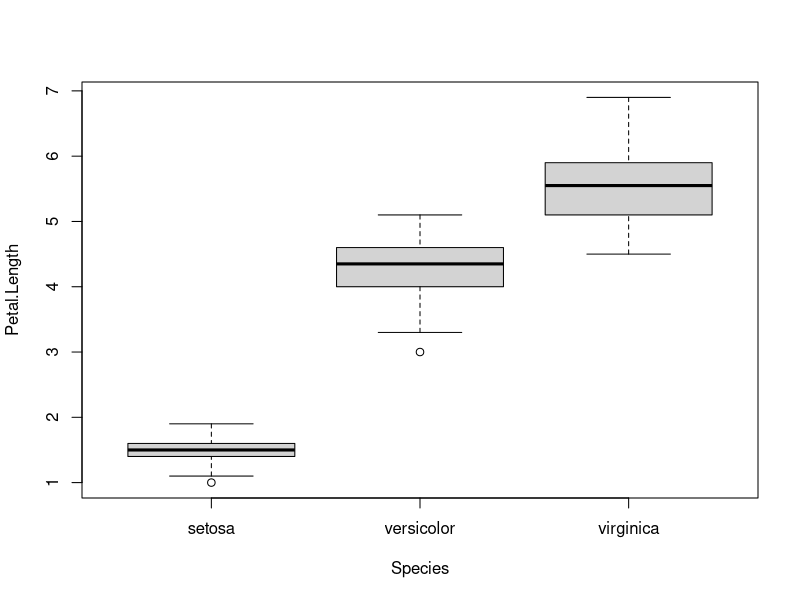
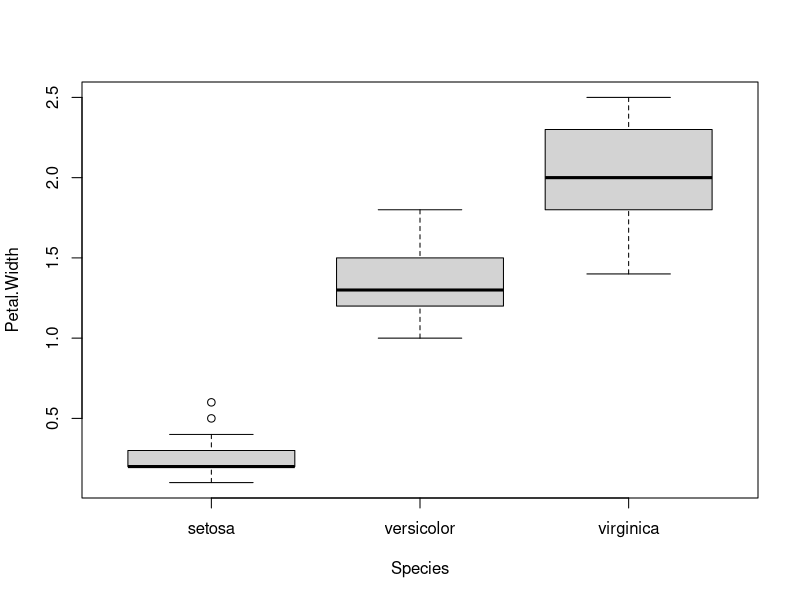
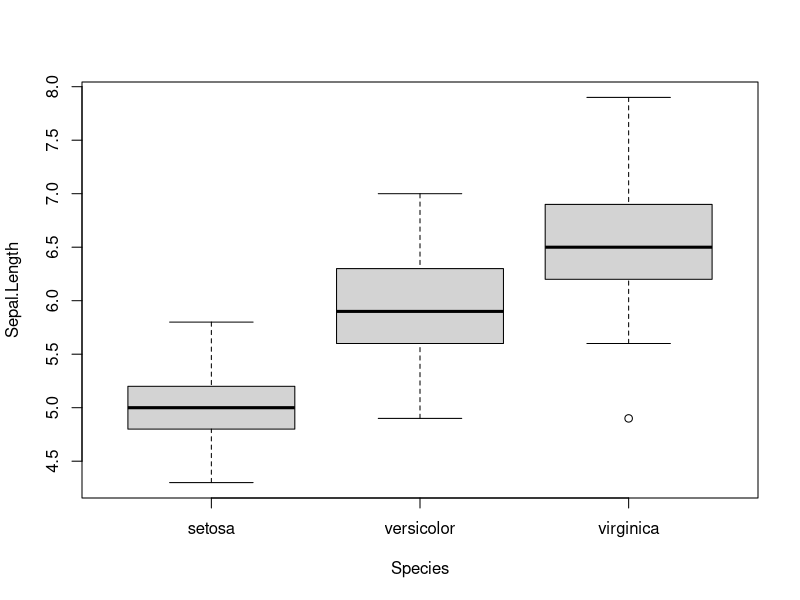
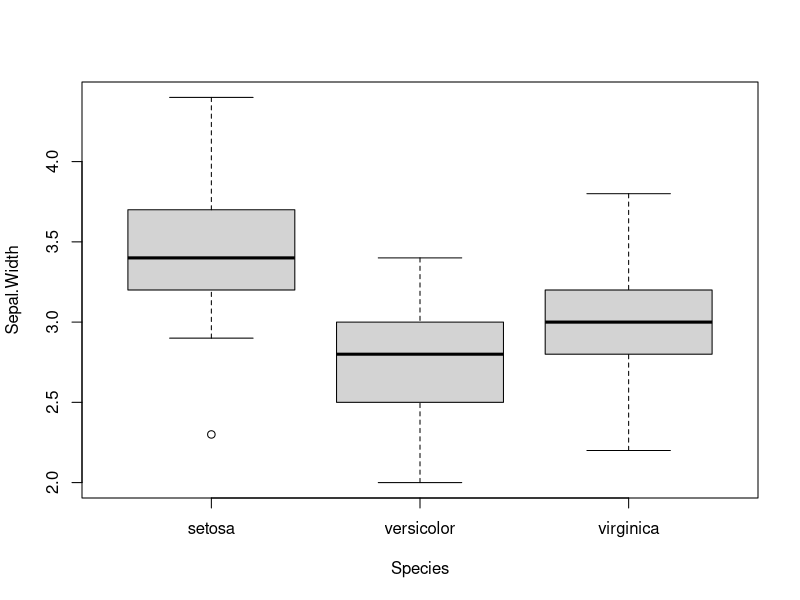
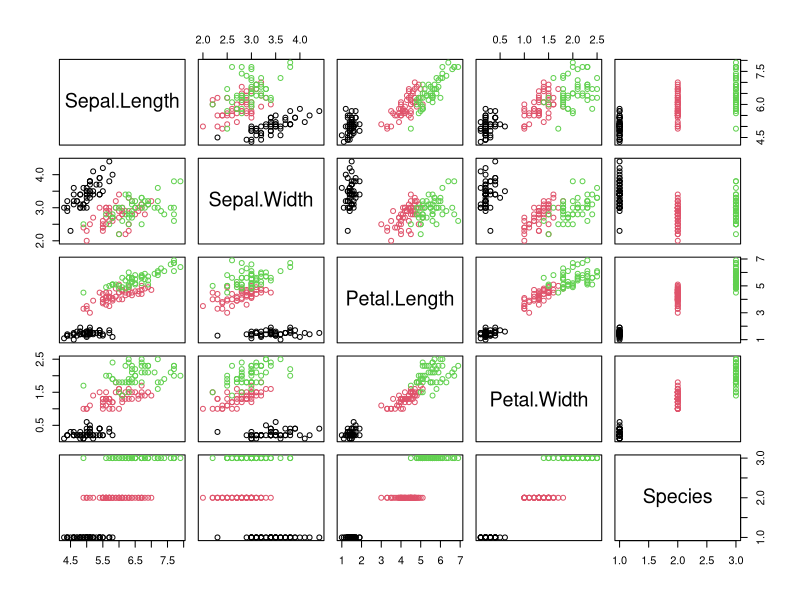
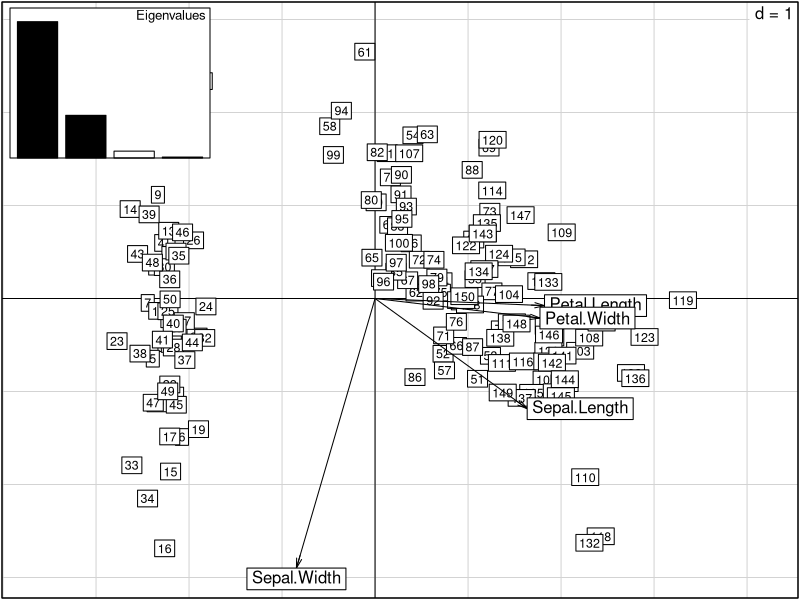
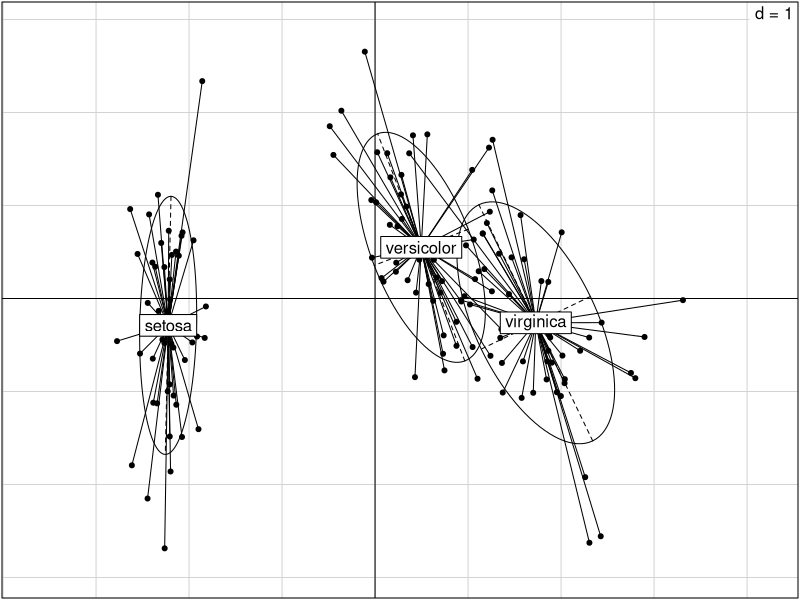
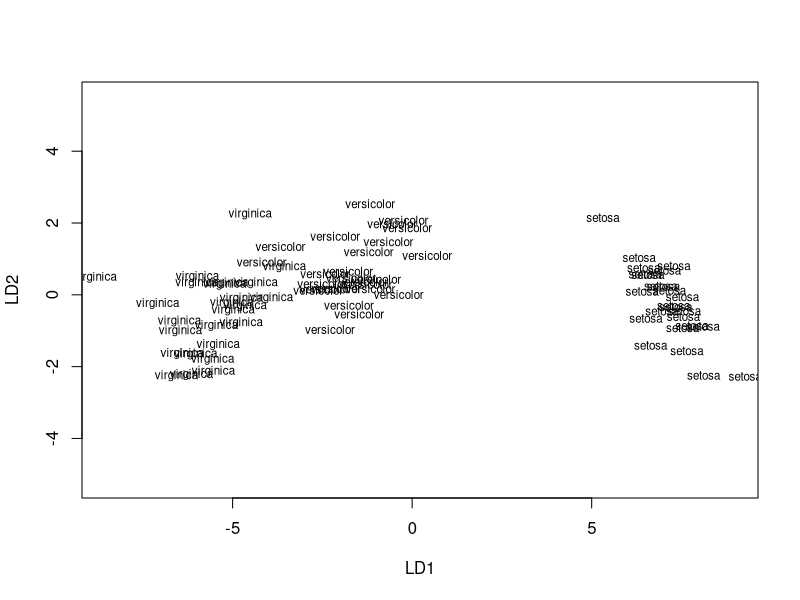

Source code (R) for these figures, in order:
# http://www.sthda.com/english/articles/36-classification-methods-essentials/146-discriminant-analysis-essentials-in-r/


# LDA
# install.packages("caret")

library(tidyverse)
library(caret)
library(ade4)
theme_set(theme_classic())

# Load the data
data("iris")

# Describe Df

str(iris)

plot(Petal.Length ~ Species, data = iris)
plot(Petal.Width ~ Species, data = iris)
plot(Sepal.Length ~ Species, data = iris)
plot(Sepal.Width ~ Species, data = iris)

plot(iris, col = iris$Species)

# PCA
pca = dudi.pca(iris[,1:4], scannf=FALSE, nf=2)
inertia.dudi(pca, row = FALSE, col = TRUE)

scatter(pca)
s.class(pca$li, iris$Species)



# Split the data into training (50%) and test set (50%)
set.seed(123)
training.samples <- iris$Species %>%
  createDataPartition(p = 0.5, list = FALSE)
train.data <- iris[training.samples, ]
test.data <- iris[-training.samples, ]


# Estimate preprocessing parameters
preproc.param <- train.data %>% 
  preProcess(method = c("center", "scale"))
# Transform the data using the estimated parameters
train.transformed <- preproc.param %>% predict(train.data)
test.transformed <- preproc.param %>% predict(test.data)


library(MASS)
model <- lda(Species~., data = train.transformed)
model

# LDA determines group means and computes, for each individual, the probability of belonging
# to the different groups. The individual is then affected to the group with the highest probability 
# score.
# 
# The lda() outputs contain the following elements:
#   
# Prior probabilities of groups: the proportion of training observations in each group. For example,
# there are 31% of the training observations in the setosa group
# Group means: group center of gravity. Shows the mean of each variable in each group.
# Coefficients of linear discriminants: Shows the linear combination of predictor variables 
# that are used to form the LDA decision rule. 
# for example, LD1 = 0.91*Sepal.Length + 0.64*Sepal.Width - 4.08*Petal.Length - 2.3*Petal.Width. 
# Similarly, LD2 = 0.03*Sepal.Length + 0.89*Sepal.Width - 2.2*Petal.Length - 2.6*Petal.Width.



plot(model)

predictions <- model %>% predict(test.transformed)
names(predictions)


# Predicted classes
head(predictions$class, 6)
# Predicted probabilities of class memebership.
head(predictions$posterior, 6) 
# Linear discriminants
head(predictions$x, 3) 


lda.data <- cbind(train.transformed, predict(model)$x)
ggplot(lda.data, aes(LD1, LD2)) +
  geom_point(aes(color = Species))

  
mean(predictions$class==test.transformed$Species)

# Confusion Matrix
xtab <- table(predictions$class, test.transformed$Species)
xtab
confusionMatrix(xtab)


lda.data <- cbind(test.transformed, predict(model, test.transformed)$x, pred= predict(model, test.transformed)$class)
str(lda.data)
ggplot(lda.data, aes(LD1, LD2)) +
  geom_point(aes(color = Species, pch = pred)) 
  

lda.data[lda.data$Species != lda.data$pred,]
